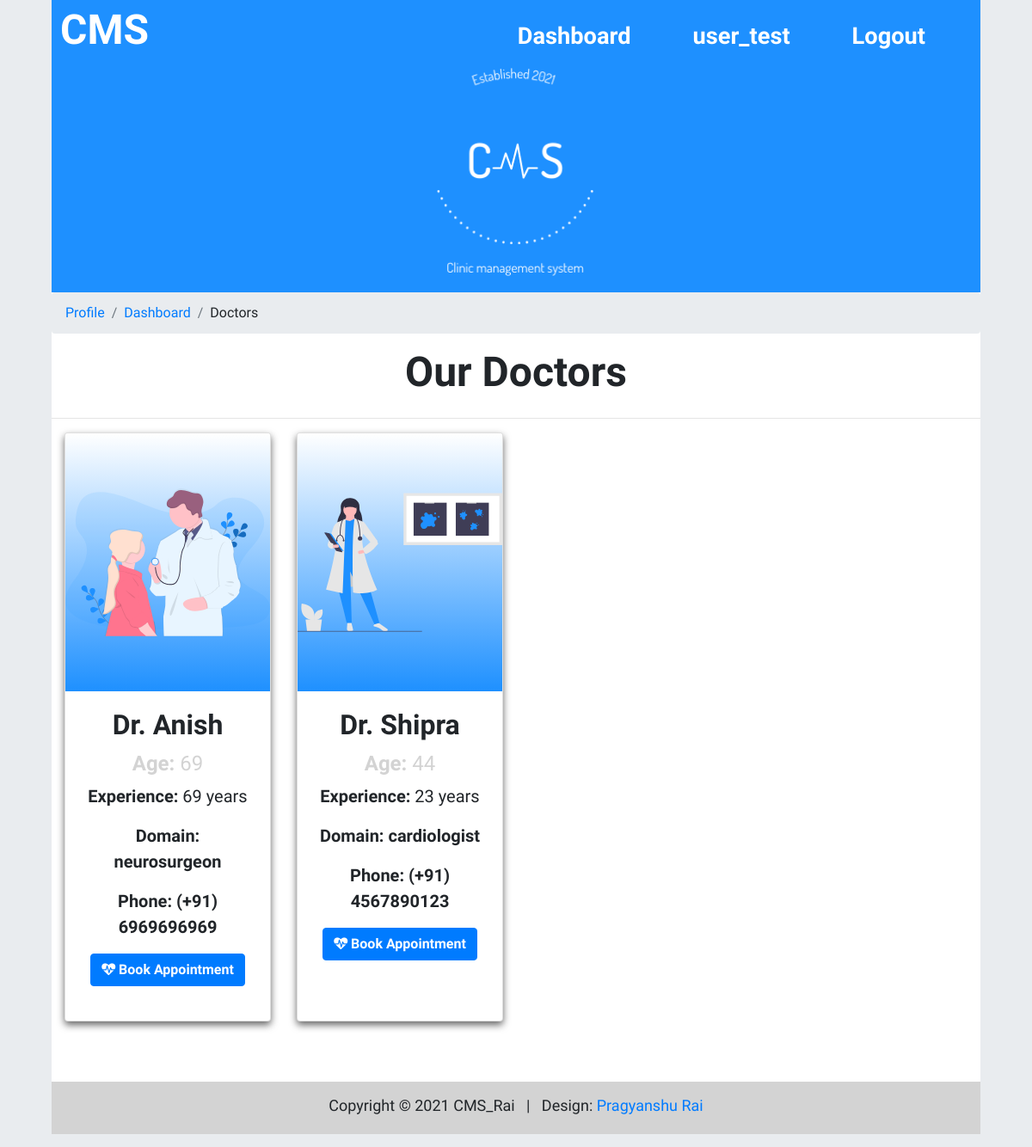
The page /cms/doctors/ (signed in) on the database as committed earlier.
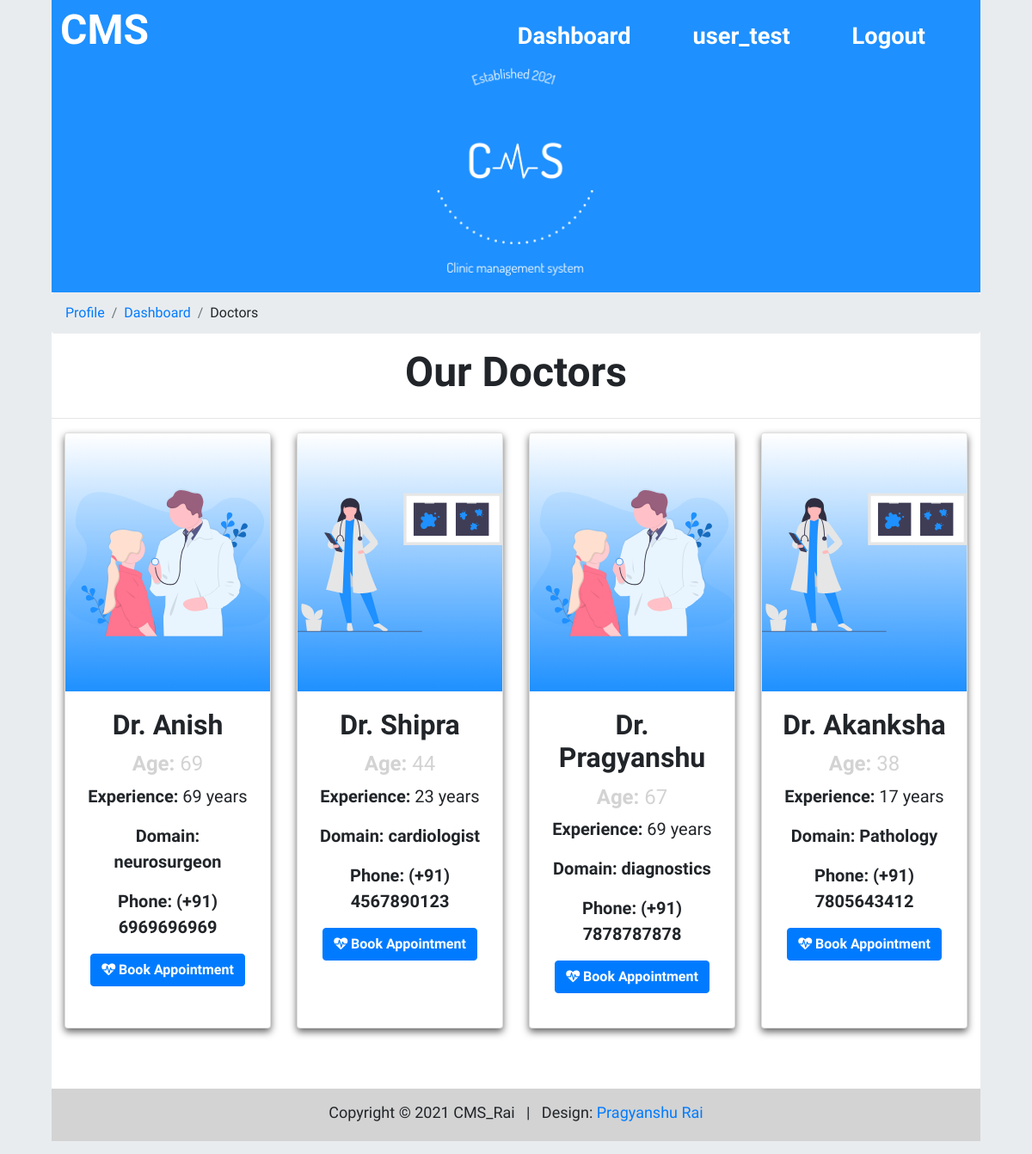
The same page on the database as committed later.
### cms/models.py (models this page shows, shortened)
class Doctor(models.Model):
    name = models.CharField(max_length=80)
    age = models.CharField(max_length=4)
    gender = models.CharField(max_length=6, default="other")
    experience = models.CharField(max_length=4)
    domain = models.CharField(max_length=30)
    office_number = models.CharField(max_length=11)
    """slots = models.CharField(max_length=7, default="")

    def set_slot(self, slot):

        self.slots=slot

    def add_slot(self, slot):

        self.slots=self.slots+slot"""

### cms/views.py (the view)
# urls.py: path('doctors/', views.doctors, name='doctors'),
def doctors(request):
    global stuff
    modifySession(request)
    if request.user.is_authenticated == True:
        check_bookings(datetime.date.today())
        doctor = Doctor.objects.all()
        stuff['doctors'] = doctor
        if request.method == 'POST':
            doctor = request.POST['booking']
            stuff['doctor'] = Doctor.objects.get(id=doctor)
            return redirect('booking')
        return render(request, 'cms/doctors.html', stuff)
    return render(request, 'cms/forbid.html', stuff)

### cms/models.py (called while the page is built)
def check_bookings(today):
    booking = Booking.objects.all()
    for index in range(len(booking)):
        if booking[index].booking_date < today:
            his = History()
            his.add_to_history(booking[index].id, booking[index].contact.user.username, booking[index].doctor.name,
                               booking[index].contact.user_id, booking[index].doctor_id, booking[index].booking_date,  booking[index].time_slot)
            his.save()
            booking[index].delete()

### cms/viewsUtil.py (called while the page is built)
def modifySession(request):
    if 'user' not in request.session:
        auth.logout(request)
        print("logout")
        return False
    request.session.modified = True
    return request

### templates/cms/doctors.html (shortened to what this page needs)
{% extends 'cms/base.html' %}
{% load static %}
            {% block breadcrumbs %}
                {% if user.is_authenticated %}
                <li class="breadcrumb-item"><a href="{% url 'profile' %}">Profile</a></li>
                <li class="breadcrumb-item"><a href="{% url 'dashboard' %}">Dashboard</a></li>
                <li class="breadcrumb-item">Doctors</li>
                {% endif %}
            {% endblock %}
{% block main_block %}
   <main class="main-body">
	    <header class="row welcome-section">
            <div class="col-lg-12 text-center contain">
				<h1><strong>Our Doctors</strong></h1>
            </div>
	    </header>
        <hr />
        <form class="text-center" action="" method="POST">
		<div class="container-fluid">
            <div class="row">
                {% for doctor in doctors %}
                    <div class="col-lg-3 add-btm-margin">
                        <div class="card pointer">
                        {% if doctor.gender == "Male" %}
                            <img src="{% static 'cms/img/doctor_male.svg' %}" class="card-img-top gradient" height="300px;"/>
                        {% else %}
                            <img src="{% static 'cms/img/doctor_female.svg' %}" class="card-img-top gradient" height="300px;"/>
                        {% endif %}
                        <div class="card-body">
                            <h2 class="card-title pointer" ><b>{{doctor.name}}</b></h2>
                            <h4 class="card-text bg-fade pointer" ><b>Age:</b> {{doctor.age}}</h4>
                            <p class="card-text bio pointer" ><b>Experience:</b> {{doctor.experience}} years</p>
                            <p class="card-text bio pointer" ><b>Domain: {{doctor.domain}}</b></p>
                            <p class="card-text bio pointer" ><b>Phone: (+91) {{doctor.office_number}}</b></p>
                            <button type="submit" name="booking" value="{{doctor.id}}" class="card-link btn btn-primary" ><i class="fa fa-heartbeat"></i> <b>Book Appointment</b></button>
                        </div>
                        </div>
                    </div>
                {% endfor %}
            </div>
        </form>
    </main>
{% endblock %}

### templates/cms/base.html (shortened to what this page needs)
{% load static %}
<!DOCTYPE html>
<html lang="en">
<head>
    <link rel="stylesheet" href="https://cdn.jsdelivr.net/npm/bootstrap@4.6.0/dist/css/bootstrap.min.css"
>
    <link rel="stylesheet" href="https://use.fontawesome.com/releases/v5.7.0/css/all.css"
>
    <link rel="stylesheet" href="https://cdnjs.cloudflare.com/ajax/libs/font-awesome/4.7.0/css/font-awesome.min.css">
    <link href="{% static 'cms/css/style.css' %}" rel="stylesheet" />
</head>
{% if user.is_authenticated %}
<body class="container-auto-mid" onload="main();">
    {% else %}
    <body class="container-auto-mid">
        {% endif %}
        <nav class="navbar navbar-expand-md">
            <a href="#" class="navbar-brand brand-name" onclick="logoAnimate();" data-toggle="tooltip" dataplacement="right">
                <h1 style="color:white;" title="Click to watch an amazing animation"><strong>CMS</strong></h1>
            </a>
            <ul class="navbar-nav list-unstyled justify-content-end">
                {% if user.is_authenticated %}
                <li class="nav-item nav-link navbar-right">
                    <div class="link">
                        <div class="line">
                        </div>
                        <a href="{% url 'dashboard' %}"><b>
                                <h3><span> Dashboard </span> </h3>
                            </b></a>
                    </div>
                </li>
                <li class="nav-item nav-link navbar-right">
                    <div class="link">
                        <div class="line">
                        </div>
                        <a href="{% url 'profile' %}"><b>
                                <h3><span> {{user.first_name}}</span> </h3>
                            </b></a>
                    </div>
                </li>
                <li class="nav-item nav-link navbar-right">
                    <div class="link">
                        <div class="line">
                        </div>
                        <a href="{% url 'logout' %}"><b>
                                <h3><span> Logout</span> </h3>
                            </b></a>
                    </div>
                </li>
                {% endif %}
            </ul>
        </nav>
        <div class="page-header">
            <div class="header">
                <img src="{% static 'cms/img/CMS_dodgerblue.png' %}" width="200px;" class=" cms_logo " />
            </div>
        </div>
        <div class="full-width">
            <ol class="breadcrumb">
                {% block breadcrumbs %}
                {% endblock %}
            </ol>
        </div>
        {% block main_block %}
        {% endblock %}
        <div class="space"></div>
        <div class="footer">
            <footer class="text-center">
                <p class="footer-body">Copyright &copy; 2021 CMS_Rai &nbsp;
                    | &nbsp; Design: <a rel="nofollow" class="link" href="{% url 'aboutme' %}">Pragyanshu Rai</a></p>
            </footer>
        </div>
    </body>
</html>

### static/cms/css/style.css (style rules this page uses)
html { scroll-behavior: smooth; background-color: #e9ecef; }
body { font-family: 'Ubuntu', sans-serif; }
.container-auto-mid { max-width: 90%; margin: 0 auto; }
h1 { font-size: 3rem; }
h3 { font-size: 1.7rem; font-weight: bold; }
a { margin: 0 auto; }
.space { height: 40px; }
.navbar-expand-md .navbar-nav .nav-link { padding-right: 4rem; }
.navbar { padding: 0; margin-top: -15px; margin-bottom: 0; background: #1e90ff; }
.navbar-brand { margin-left: 10px; margin-top: 1rem; }
.navbar-nav { width: 100%; }
.nav-link a { text-decoration: none; color: white; margin-left: 20px; margin-right: 20px; text-align: center; }
.link { cursor: pointer; }
.line { min-height: 2rem; }
.link { margin: 0; }
.nav-link a { margin-left: 0%; margin-right: 0%; }
.header { text-align: center; }
.page-header { margin-top: -10px; width: 100%; background: #1e90ff; color: white; }
.cms_logo { margin-bottom: 10px; }
.add-btm-margin { margin-bottom: 20px; }
.full-width { width: 100%; }
.welcome-section { margin-left: 1.5%; margin-right: 1.5%; width: 97%; margin-bottom: 10px; margin-top: 10px; }
.card { box-shadow: 0 4px 8px 0 #666; margin-bottom: 20px; height: 100%; transition: 0.3s; }
.pointer { cursor: pointer; }
.bio { font-size: 20px; }
.bg-fade { color: lightgray; }
.text-center { text-align: center; }
.gradient { background-image: linear-gradient(white, #1e90ff); }
.main-body { margin-bottom: 10px; }
.footer { font-size: large; padding: 4px; background: lightgray; }
.footer-body { margin-top: 10px; }

Rows that differ between the two databases and show on the page:
added Doctor: name "Dr. Pragyanshu", age "67", experience "69", domain "diagnostics", office_number "7878787878", {{ doctor.id }} 3 (drawn)
added Doctor: name "Dr. Akanksha", age "38", experience "17", domain "Pathology", office_number "7805643412", {{ doctor.id }} 4 (drawn)
